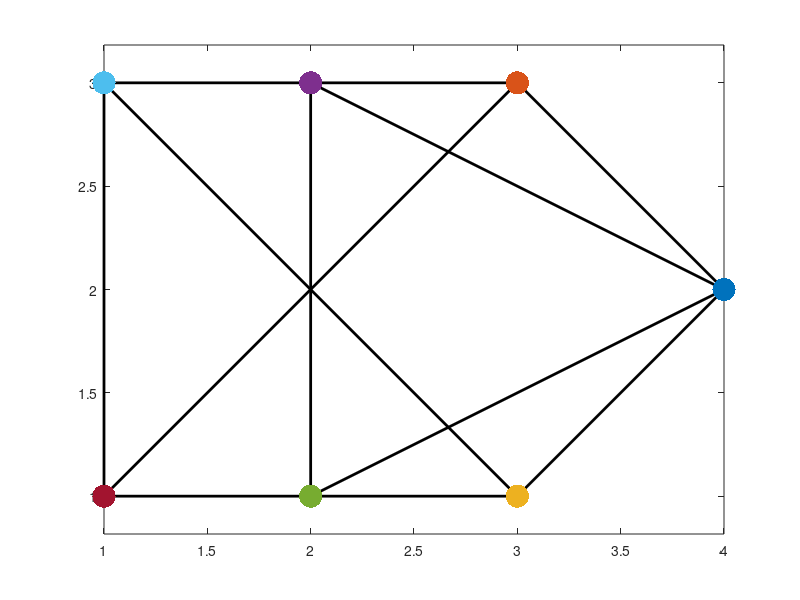
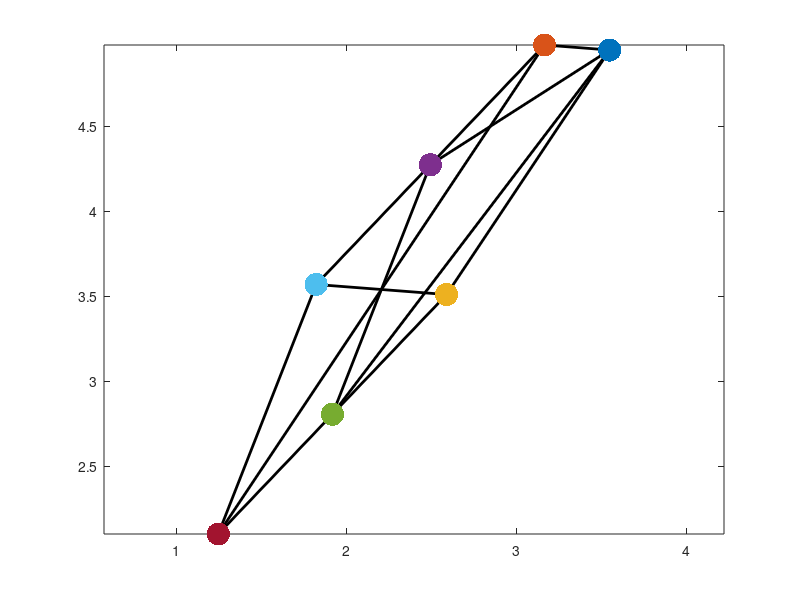
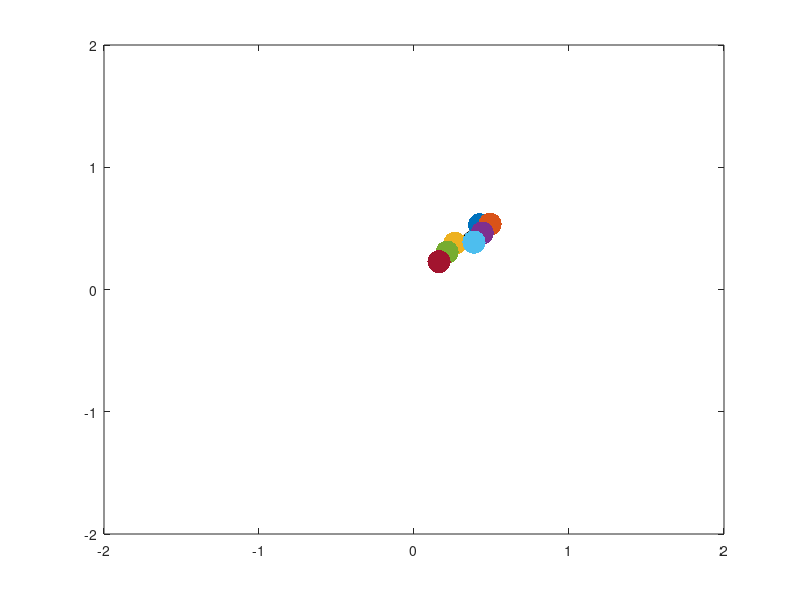
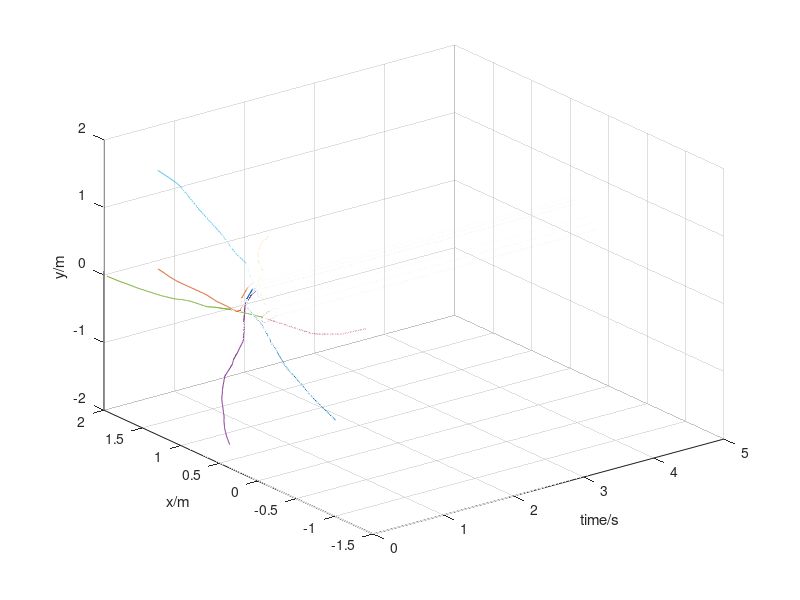

Source code (MATLAB) for these figures, in order:
close all
clear

%% topology graph
D = [1,-1,0,0,0,0,0,0,0,-1,0,1;
    -1,0,0,0,0,0,1,-1,0,0,0,0;
    0,1,-1,0,0,0,0,0,1,0,0,0;
    0,0,0,0,0,1,-1,0,0,1,-1,0;
    0,0,1,-1,0,0,0,0,0,0,1,-1;
    0,0,0,0,1,-1,0,0,-1,0,0,0;
    0,0,0,1,-1,0,0,1,0,0,0,0];
L = D*D';
H = D';

%% dimensions
[n,m] = size(D);
d = 2;
% r represents P(r)
r = [2,0;
    1,1;
    1,-1;
    0,1;
    0,-1;
    -1,1;
    -1,-1]+2;
% P represents \bar P(r)
P = [r,ones(n,1)];
% edge set
edge = mod(reshape(find(D~=0),2,m),n);
edge(edge==0) = n;

%% target formation
figure
for i=1:m
    plot(r(edge(:,i),1),r(edge(:,i),2),'k','linewidth',2); hold on
end
for i=1:n
    plot(r(i,1),r(i,2),'.','markersize',50);
end
axis equal;

%% affine transformation
A = rand(d,d);
b = rand(d,1);
ra = r';
ra(:) = kron(eye(n),A)*vec(r')+kron(ones(n,1),b);
ra = ra';
figure
for i=1:m
    plot(ra(edge(:,i),1),ra(edge(:,i),2),'k','linewidth',2); hold on
end
for i=1:n
    plot(ra(i,1),ra(i,2),'.','markersize',50);
end
axis equal;
Pi = eye(n)-P*pinv(P);

%% calculate stress matrix
E = [];
for i=1:n 
    E = [E;P'*H'*diag(H(:,i))];
end
[U,S,V] = svd(P);
% the order in S: from big to small
U1 = U(:,1:d+1);
U2 = U(:,d+2:end);
% in fact w is exactly the same as omega given in Fig. 3
w = null(E);
% check if all(svd(U2'*H'*diag(w)*H*U2)>0), then
Omega = H'*diag(w)*H;

%% initial position
x = (rand(n,d)-0.5)*4; 
figure
for i=1:m
    fig_edge(i) = plot(x(edge(:,i),1),x(edge(:,i),2),'k','linewidth',2); hold on
end
for i=1:n
    fig_node(i) = plot(x(i,1),x(i,2),'.','markersize',50);
end
axis([-2 2 -2 2]);

%% auxiliary variable
aux = false;
y = rand(n,d);
z = rand(n,d);
DP = [];
for i=1:size(P,1)
    DP = blkdiag(DP,P(i,:));
end
Dr_inv = diag(vec(P'))^-1;
v = pinv(DP)*x;
dv = v*0;

%% simulation
dt = 0.001;
T = 5;
loop = 0;
playspeed = 5;
for t=0:dt:T
    loop = loop+1;
    % followers apply control law
    alpha = 1; beta = alpha*2;
    % consensus algorithms
%     dx = -alpha*L*sign(L*x);
%     dx = -alpha*sign(L*x);
%     dx = -alpha*D*sign(D'*x);
    % affine formation algorithms
    if ~aux
%         dx = -alpha*Omega*sign(Omega*x);
        K = kron(D,eye(d+1));
        dv = -alpha*Dr_inv*K*sign(K'*v);
        dx = DP*dv;
%         dx = -alpha*DP*Dr_inv*K*sign(K'*pinv(DP)*x);
    else
        dy = -alpha*sign(Omega*y);
        dz = alpha*sign(Omega*y)-beta*D*sign(D'*z);
    end
    % first 3 agents are leaders
%     dx(1:3,:) = -(x(1:3,:)-r(1:3,:));
    % update states
    if ~aux
        x = x+dt*dx;
        v = v+dt*dv;
    else
        y = y+dt*dy;
        z = z+dt*dz;
        x = y+z;
    end
    pos_data(:,:,loop) = x;
    % update figure
    if ~mod(loop,playspeed)
        for i=1:m
            set(fig_edge(i),'xdata',x(edge(:,i),1),'ydata',x(edge(:,i),2));
        end
        for i=1:n
            set(fig_node(i),'xdata',x(i,1),'ydata',x(i,2));
        end  
    end
    drawnow
end
figure 
t_data = 0:dt:T;
xpos_data = squeeze(pos_data(:,1,:));
ypos_data = squeeze(pos_data(:,2,:));
plot3(kron(ones(n,1),t_data)',xpos_data',ypos_data');
xlabel('time/s');ylabel('x/m');zlabel('y/m');grid
figure
plot(kron(ones(n,1),t_data)',xpos_data');
xlabel('time/s');ylabel('x/m');grid
figure
plot(kron(ones(n,1),t_data)',ypos_data');
xlabel('time/s');ylabel('y/m');grid